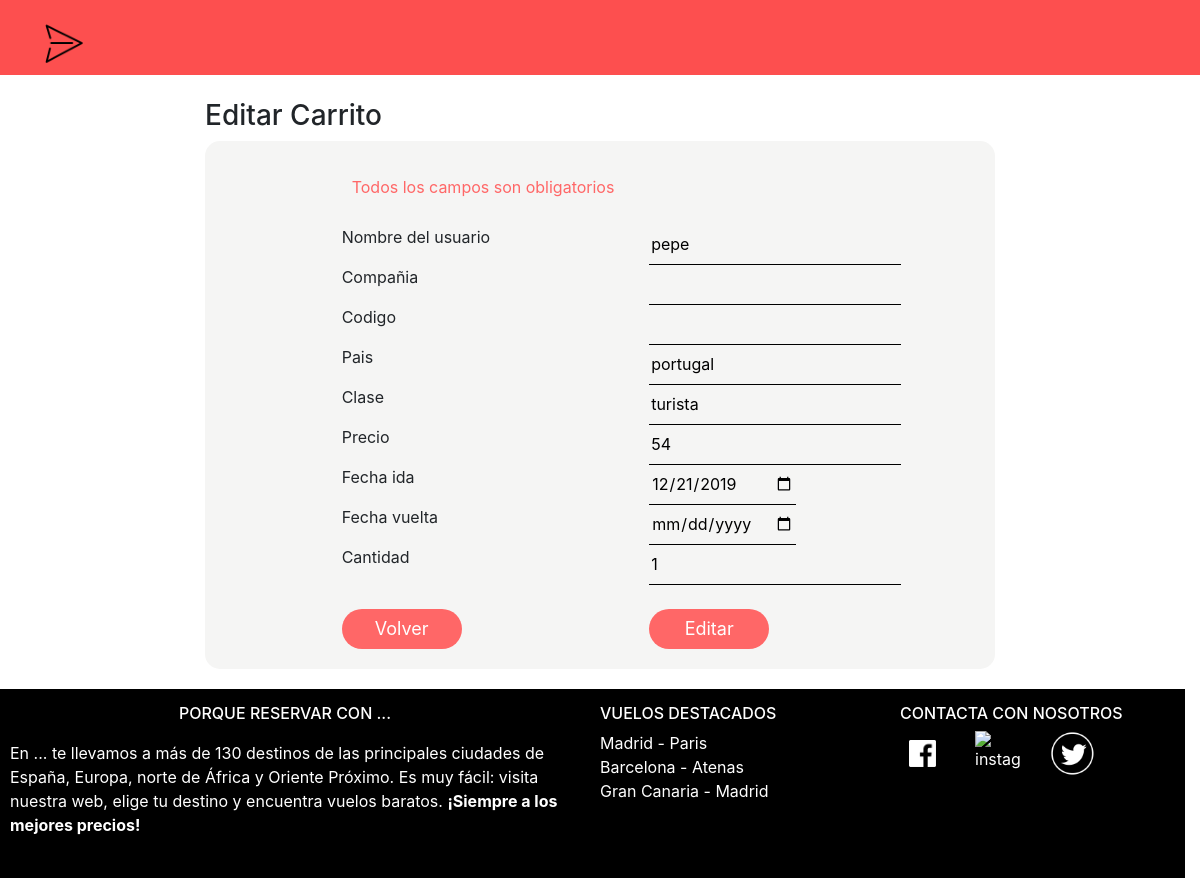
The page /editar_carrito.php?idCarrito=4 on the database its author committed.
### tables this page shows
CREATE TABLE `carrito` (
  `id` int(11) NOT NULL,
  `cantidad` int(11) NOT NULL,
  `usuarioCarrito` varchar(11) NOT NULL,
  `pais` varchar(50) NOT NULL,
  `clase` varchar(50) NOT NULL,
  `precio` int(11) NOT NULL,
  `fecha_ida` date NOT NULL,
  `fecha_vuelta` date NOT NULL
);

### editar_carrito.php (the view, shortened to what this page needs)
<!DOCTYPE html>
<html lang="en">
<head>
    <link href="bootStrap/css/bootstrap.min.css" rel="stylesheet">
</head>
<?php
$id = "";
if (isset($_GET['idCarrito'])) {
    $id = $_GET['idCarrito'];
}
$mysqli = new mysqli('localhost', 'root', '', 'vuelosviajes');
$cantidad_selec = "";
$usuarioCarrito_selec = "";
$pais_selec = "";
$clase_selec = "";
$precio_selec = "";
$fecha_ida_selec = "";
$fecha_vuelta_selec = "";
$compania_selec = "";
$codigo_selec = "";
if ($resultado = $mysqli->query('SELECT * FROM carrito WHERE id="' . $id . '"')) {
    while ($fila = $resultado->fetch_assoc()) {
        $cantidad_selec = $fila['cantidad'];
        $usuarioCarrito_selec = $fila['usuarioCarrito'];
        $pais_selec = $fila['pais'];
        $clase_selec = $fila['clase'];
        $precio_selec = $fila['precio'];
        $fecha_ida_selec = $fila['fecha_ida'];
        $fecha_vuelta_selec = $fila['fecha_vuelta'];
        $compania_selec = $fila['compania'];
        $codigo_selec = $fila['codigo'];
    }
}
?>
<body>
    <div class="contenedor">
        <div class="container-fluid divCabecera">
            <nav class="navbar navbar-expand-sm navbar-light ">
                <a href="index.php" class="navbar-brand"><img src="img/logo.png" width="60px" height="60px"></a>
            </nav>
        </div>
    </div>
    <div class="row">
        <div class="col-2 col-sm-2"> </div>
        <div class="col-9 col-sm-8"><br>
            <h3>Editar Carrito</h3>
            <div class="cuerpo">
                <div class="row"><br>
                    <div class="col-2"> </div>
                    <div class="col-9"><br>
                        <p class="aviso">Todos los campos son obligatorios</p>
                        <form action="" method="post">
                            <div class="row">
                                <div class="col-12  col-md-6">
                                    Nombre del usuario
                                </div>
                                <div class="col-12 col-md-6">
                                    <input type="text" name="nombreUsuario" value="<?php echo $usuarioCarrito_selec ?>">
                                </div>
                            </div>
                            <div class="row">
                                <div class="col-12  col-md-6">
                                    Compañia
                                </div>
                                <div class="col-12 col-md-6">
                                    <input type="text" name="compania" value="<?php echo $compania_selec ?>">
                                </div>
                            </div>
                            <div class="row">
                                <div class="col-12  col-md-6">
                                    Codigo
                                </div>
                                <div class="col-12 col-md-6">
                                    <input type="text" name="codigo" value="<?php echo $codigo_selec ?>">
                                </div>
                            </div>
                            <div class="row">
                                <div class="col-12  col-md-6">
                                    Pais
                                </div>
                                <div class="col-12 col-md-6">
                                    <input type="text" name="pais" value="<?php echo $pais_selec ?>">
                                </div>
                            </div>
                            <div class="row">
                                <div class="col-12  col-md-6">
                                    Clase
                                </div>
                                <div class="col-12 col-md-6">
                                    <input type="text" name="clase" value="<?php echo $clase_selec ?>">
                                </div>
                            </div>
                            <div class="row">
                                <div class="col-12  col-md-6">
                                    Precio
                                </div>
                                <div class="col-12 col-md-6">
                                    <input type="text" name="precio" value="<?php echo $precio_selec ?>">
                                </div>
                            </div>
                            <div class="row">
                                <div class="col-12  col-md-6">
                                    Fecha ida
                                </div>
                                <div class="col-12 col-md-6">
                                    <input type="date" name="fecha_ida" value="<?php echo $fecha_ida_selec ?>">
                                </div>
                            </div>
                            <div class="row">
                                <div class="col-12  col-md-6">
                                    Fecha vuelta
                                </div>
                                <div class="col-12 col-md-6">
                                    <input type="date" name="fecha_vuelta" value="<?php echo $fecha_vuelta_selec ?>">
                                </div>
                            </div>
                            <div class="row">
                                <div class="col-12  col-md-6">
                                    Cantidad
                                </div>
                                <div class="col-12 col-md-6">
                                    <input type="number" name="cantidad" value="<?php echo $cantidad_selec ?>">
                                </div>
                            </div>
                            <div class="row">
                                <div class="col-12  col-md-6">
                                    <br>
                                    <input type="submit" name="volver" value="Volver">
                                </div>
                                <div class="col-12 col-md-6">
                                    <br>
                                    <input type="submit" name="enviar" value="Editar">
                                </div>
                            </div>
                        </form>
                    </div>
                    <div class="col-1"></div>
                </div>
            </div>
        </div>
        <div class="col-1 col-sm-2"></div>
    </div>
    <div class="row footer">
        <div class="container-fluid text-center text-md-left col-xs-12" style="background-color: black; color:white">
            <div class="row">
                <div class="col-md-6 mt-md-0 mt-3" style="padding: 15px;">
                    <center>
                        <h6 class="text-uppercase">Porque reservar con ...</h6>
                    </center>
                    <p class="parrafoFooter">En ... te llevamos a más de 130 destinos de las principales ciudades de España,
                        Europa, norte de África y Oriente Próximo. Es muy fácil: visita nuestra web,
                        elige tu destino y encuentra vuelos baratos.
                        <b>¡Siempre a los mejores precios!</b></p>
                </div>
                <div class="col-md-3 mb-md-0 mb-3 d-none d-md-block" style="padding: 15px;">
                    <h6 class="text-uppercase">Vuelos destacados</h6>
                    <ul class="list-unstyled">
                        <li>
                            Madrid - Paris
                        </li>
                        <li>
                            Barcelona - Atenas
                        </li>
                        <li>
                            Gran Canaria - Madrid
                        </li>
                    </ul>
                </div>
                <div class="col-md-3 mb-md-0 mb-3" style="padding: 15px;">
                    <h6 class="text-uppercase">Contacta con nosotros</h6>
                    <div class="row">
                        <img class="col-3 icon" src="img/ico/facebook.png" alt="Facebook">
                        <img class=" col-3 icon" src="img/ico/instagram.png" alt="instagram">
                        <img class="col-3 icon" src="img/ico/twitter.png" alt="twitter">
                    </div>
                </div>
            </div>
        </div>
    </div>
</body>
</html>

### editar_carrito.php (style rules this page uses)
html { overflow-x: hidden; }
.divCabecera { background-color: #FD4F4F; width: 100%; height: 75px; margin: auto; }
p { padding: 10px; }
.footer { bottom: 0; max-height: 200px; width: 100%; }
.cuerpo { background-color: #F5F5F4; min-height: 400px; border-radius: 15px; margin-bottom: 20px; padding-bottom: 20px; }
input[type="password"], input[type="text"], input[type="date"], input[type="number"] { border: none; border-bottom: 1px solid black; background: transparent; outline: none; height: 40px; color: black; font-size: 16px; padding: 2px; }
input[type="submit"] { border: none; outline: none; height: 40px; background: #FF6767; color: #fff; font-size: 18px; border-radius: 20px; width: 120px; }
.aviso { color: #FF6767 }

### rows shown on the page
carrito: nombreUsuario "pepe", pais "portugal", clase "turista", precio "54", fecha_ida "12/21/2019", cantidad "1"
